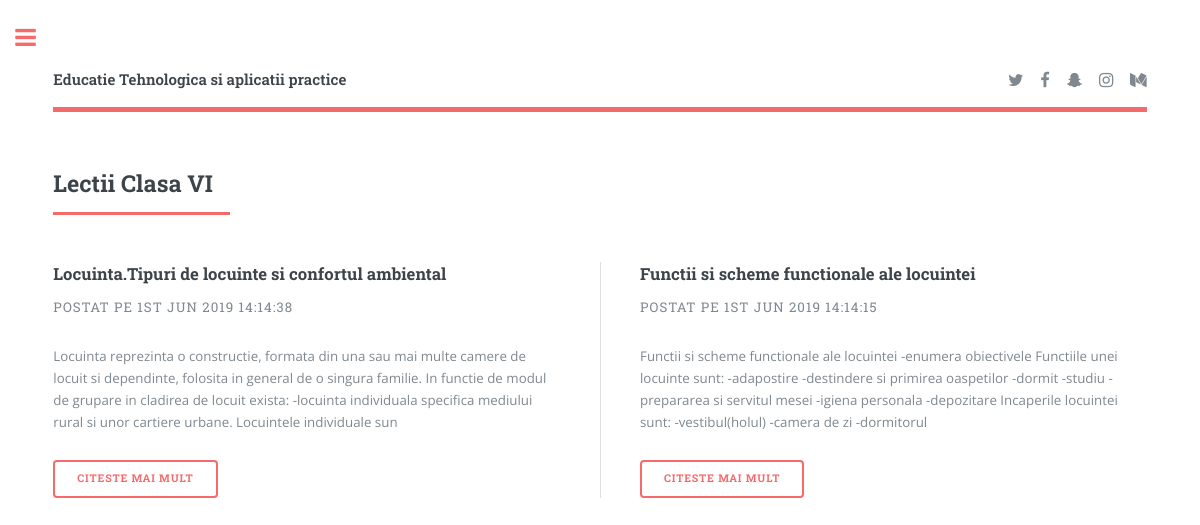
Screenshot of /clasa-vi.php with the database file from the repository.
### tables this page shows
CREATE TABLE `clasavi` (
  `id` int(11) unsigned NOT NULL AUTO_INCREMENT,
  `titlu` varchar(255) DEFAULT NULL,
  `descr` text,
  `data_postare` datetime DEFAULT NULL,
  PRIMARY KEY (`id`)
);

### clasa-vi.php (the view, shortened to what this page needs)
<?php require('include/config.php'); ?>
<!DOCTYPE HTML>
<html>
	<head>
    <link href="https://stackpath.bootstrapcdn.com/font-awesome/4.7.0/css/font-awesome.min.css" rel="stylesheet">
		<link rel="stylesheet" href="css/main.css" />
	</head>
	<body class="is-preload">
			<div id="wrapper">
					<div id="main">
						<div class="inner">
							<?php include("include/header.php");?>
								<section>
									<header class="major">
										<h2>Lectii Clasa VI</h2>
									</header>
									<div class="posts">
										<?php
											try {
											$stmt = $conn->query('SELECT id, titlu, descr, data_postare FROM clasavi ORDER BY id DESC');
												while($row = $stmt->fetch()){
													echo '<article>';
														echo '<header>';
															echo '<h3><a href="viewpost.php?id='.$row['id'].'">'.$row['titlu'].'</a></h3>';
															echo '<p>Postat pe '.date('jS M Y H:i:s', strtotime($row['data_postare'])).'</p>';
														echo '</header>';
														$desc = substr($row['descr'],0,300);
														echo '<p>'.$desc.'</p>';
														echo '<ul class="actions">';
															echo '<li><a href="viewpost3.php?id='.$row['id'].'" class="button big">Citeste mai mult</a></li>';
														echo '</ul>';
													echo '</article>';
												}
											} catch(PDOException $e) {
												echo $e->getMessage();
											}
										?>
									</div>
								</section>
						</div>
					</div>
			</div>
	</body>
</html>

### rows the page displays
clasavi: titlu "Locuinta.Tipuri de locuinte si confortul ambiental", data_postare "1ST JUN 2019 14:14:38", descr "Locuinta reprezinta o constructie, formata din una sau mai multe camere de locuit si dependinte, folosita in general de o singura familie. In functie de modul de grupare in cladirea de locuit exista: -locuinta individuala specifica mediului rural si unor cartiere urbane. Locuintele individuale sun"
clasavi: titlu "Functii si scheme functionale ale locuintei", data_postare "1ST JUN 2019 14:14:15", descr "Functii si scheme functionale ale locuintei -enumera obiectivele Functiile unei locuinte sunt: -adapostire -destindere si primirea oaspetilor -dormit -studiu -prepararea si servitul mesei -igiena personala -depozitare Incaperile locuintei sunt: -vestibul(holul) -camera de zi -dormitorul"
